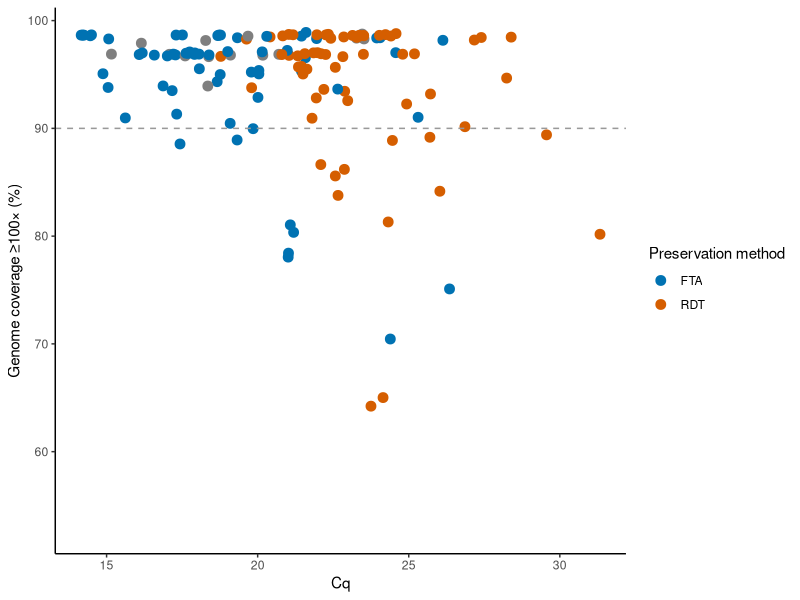

R code for this plot:

library(tidyverse)
## Cq versus genome cov 

genome<- read_csv("processed/all-runs_sequencing_stats_prepared_withCq.csv")


# plot of cq by genome cov
ggplot(
  genome,
  aes(
    x = Cq,
    y = coverage_20,
    colour = sample_type
  )
) +
  scale_colour_manual(
    values = c(
      "FTA" = "#0072B2",
      "RDT" = "#D55E00"
    )
  ) +
  geom_point(size=3) +
  
  
  geom_hline(
    yintercept = 90,
    
    linetype = "dashed",
    colour = "grey60",
    linewidth = 0.5
  ) +
  theme_classic() +
  labs(
    x="Cq",
    y="Genome coverage ≥100× (%)",
    colour="Preservation method"
  )
